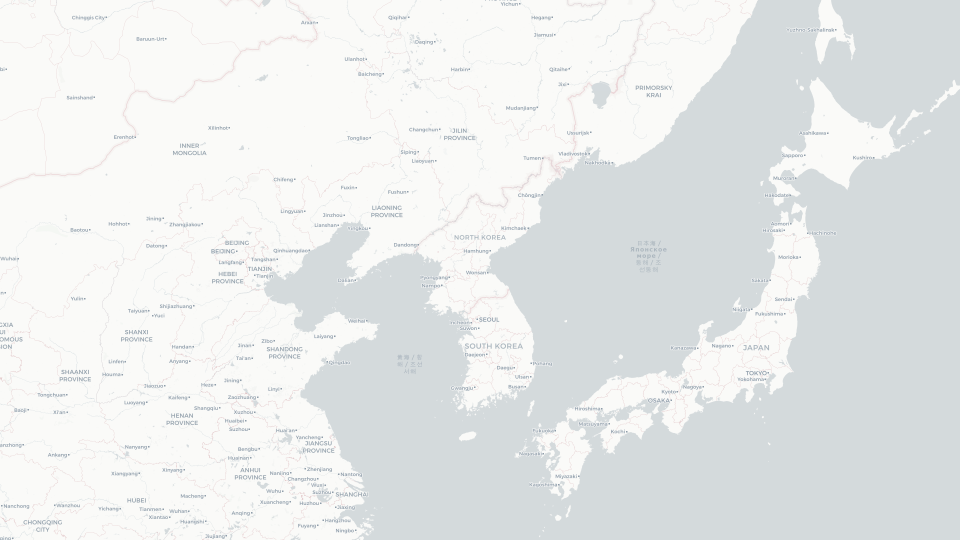
#> input picture assets/korea-map.png, 1920 x 1080 px (shown at 1/2 size)
$ python -i typing_card.py   (imports and definitions only)
#> lines starting #> are read from the running program, lines starting #| are printed output that depends on the picture
#!/usr/bin/env python3
"""Окно с формулой, которое печатается по буквам → mp4 9:16 для таймлайна.

Заказчик 25.09 (0052): вместо карточки «БЫСТРО ГРУСТНО БЕЗ ШАНСОВ» — «график
или формулу показать там в браузере». Шаблоны каталога (code-typing,
notepad-typing, terminal-simulator) в вертикальном кадре выходят мелким окном
в углу: текст не читается с телефона. Этот инструмент рисует окно на всю
ширину, крупным моноширинным кеглем, в палитре канала, поверх затемнённого
кадра того же блока (правило «один фон на блок»).

Стиль ``editor`` — окно редактора с именем файла, ``browser`` — окно браузера
с адресом и заголовком страницы. Строка — куски ``цвет:текст`` через ``|``:

    python tools/typing_card.py --style editor --title tidal.py \\
        --line "#8B98A9:# кот 0,5 м · дыра в |#36EFFF:10|#8B98A9: Солнц" \\
        --line "#FFFFFF:Δa = c⁶·L / (4·G²·M²)" \\
        --line "#FFFFFF:Δa = |#D7263D:5 000 000 g" \\
        --bg tde.jpg --sec 3 --out assets/footage/director/<id>/formula.mp4

Результат идёт в ``director.footage`` как обычный футаж
(``source: redshift``, ``license: generated-owned``, не ИИ).
"""

from __future__ import annotations

import argparse
import subprocess
import sys
from pathlib import Path

from PIL import Image, ImageDraw, ImageFilter, ImageFont

ROOT = Path(__file__).resolve().parents[1]
W, H, FPS = 1080, 1920, 30
BG = (10, 10, 11)
PANEL = (17, 19, 24)
BAR = (27, 30, 37)
MUTED = (139, 152, 169)
WHITE = (255, 255, 255)
RED = (215, 38, 61)
CYAN = (54, 239, 255)
MONO = ROOT / "assets" / "fonts" / "JetBrainsMono-Bold.ttf"
DISPLAY = ROOT / "assets" / "fonts" / "Oswald-Bold.ttf"
CHARS_PER_SEC = 30.0
ENTER_SEC = 0.25


def _hex(color: str) -> tuple[int, int, int]:
    color = color.lstrip("#")
    return tuple(int(color[i:i + 2], 16) for i in (0, 2, 4))  # type: ignore[return-value]


# [10 lines left out: function parse_line, not called in this run]


def _background(path: Path | None) -> Image.Image:
#> called with path = '../assets/korea-map.png'
    if path is None:
        return Image.new("RGB", (W, H), BG)
    img = Image.open(path).convert("RGB")
#> img is the input picture: PIL image 1920x1080 RGB; mean R, G, B 231.8, 234.4, 234.4
    scale = max(W / img.width, H / img.height)
#> scale = 1.78
    img = img.resize((int(img.width * scale) + 1, int(img.height * scale) + 1), Image.LANCZOS)
#> img: PIL image 3414x1921 RGB
    x0, y0 = (img.width - W) // 2, (img.height - H) // 2
#> x0 = 1167; y0 = 0
    img = img.crop((x0, y0, x0 + W, y0 + H)).filter(ImageFilter.GaussianBlur(10))
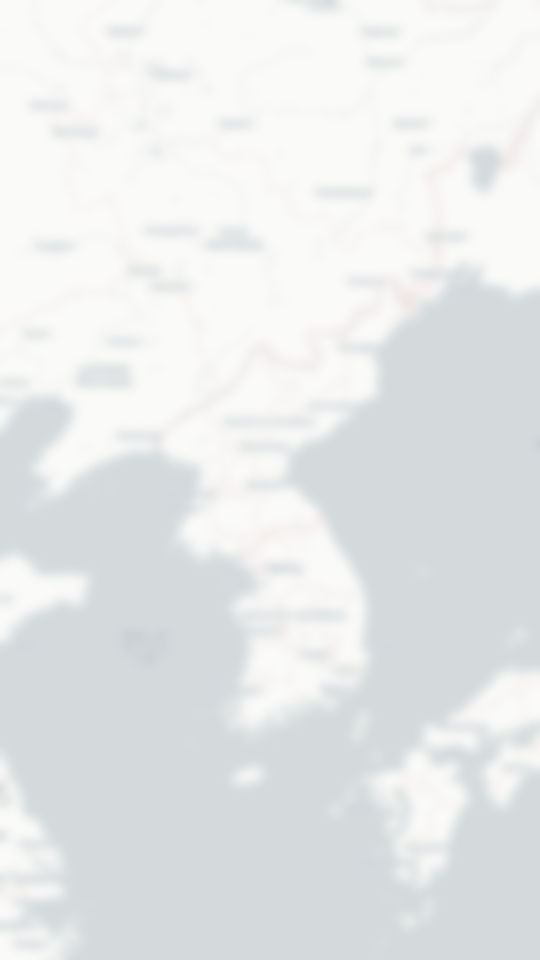
#> img: PIL image 1080x1920 RGB (shown at 1/2 size); mean R, G, B 230.3, 233.1, 233.3
    return Image.blend(img, Image.new("RGB", (W, H), BG), 0.72)
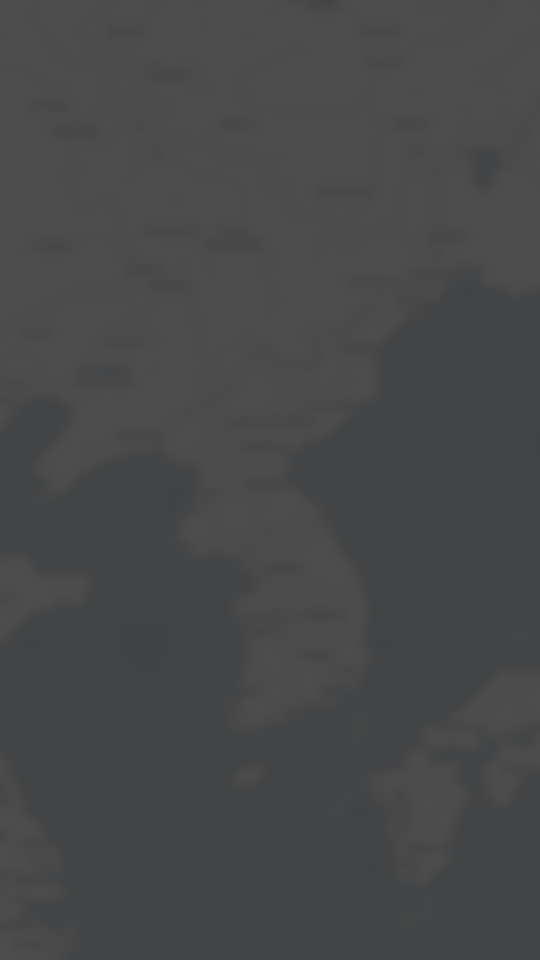
#> returned value: PIL image 1080x1920 RGB (shown at 1/2 size); mean R, G, B 71.2, 72.1, 72.8


# [96 lines left out: functions render, main, not called in this run]


# [2 lines not run here, left out]

>>> result = _background('../assets/korea-map.png')
